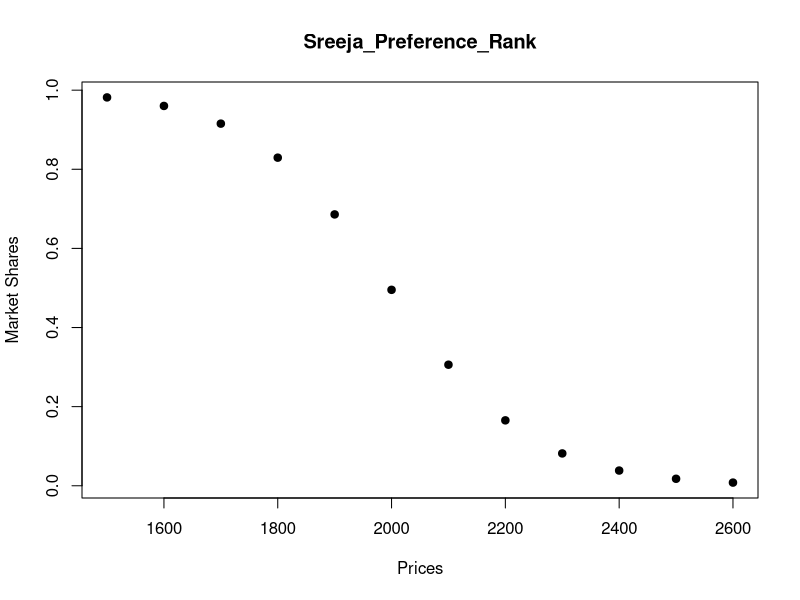
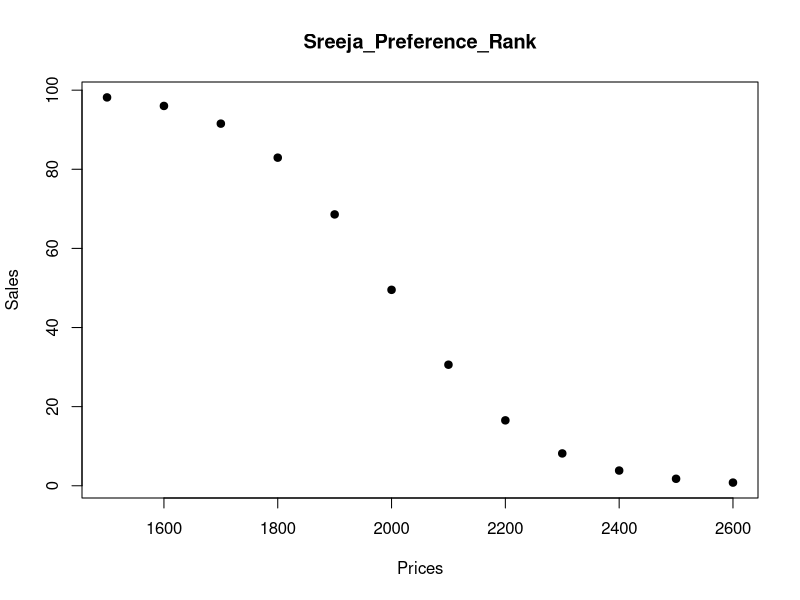
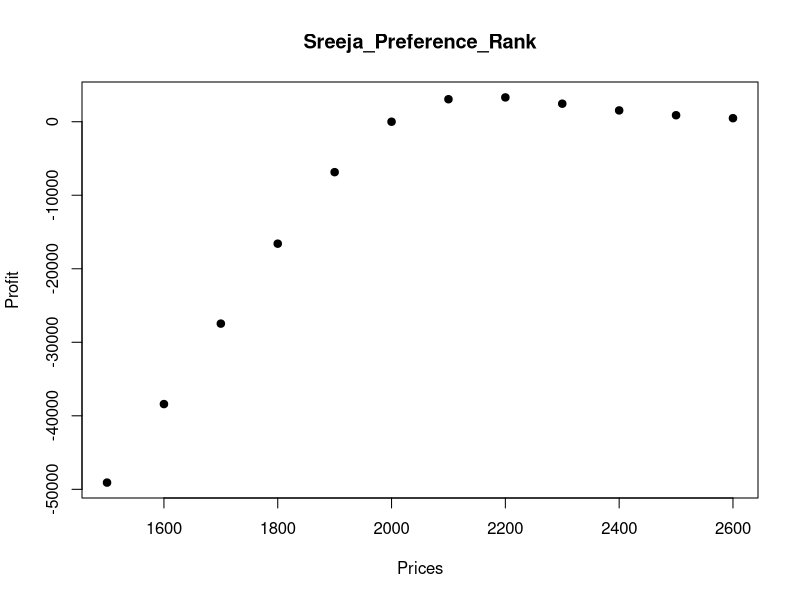
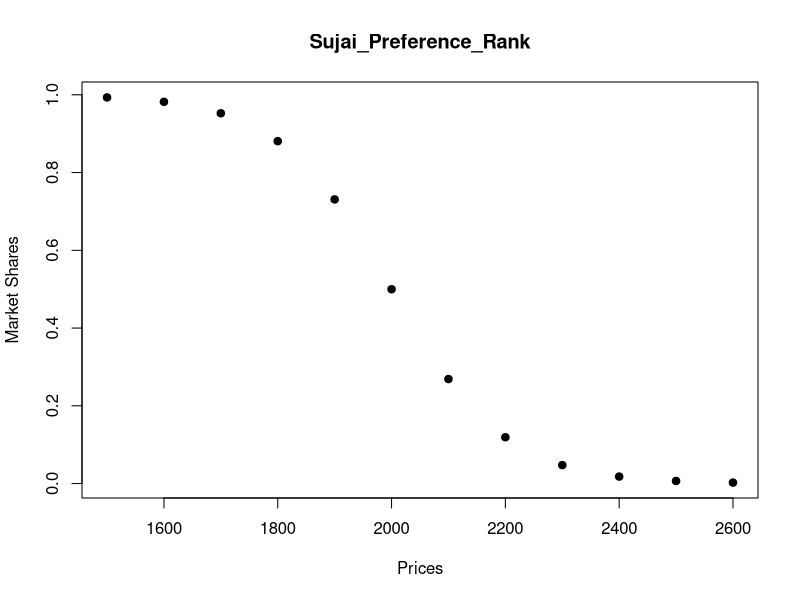
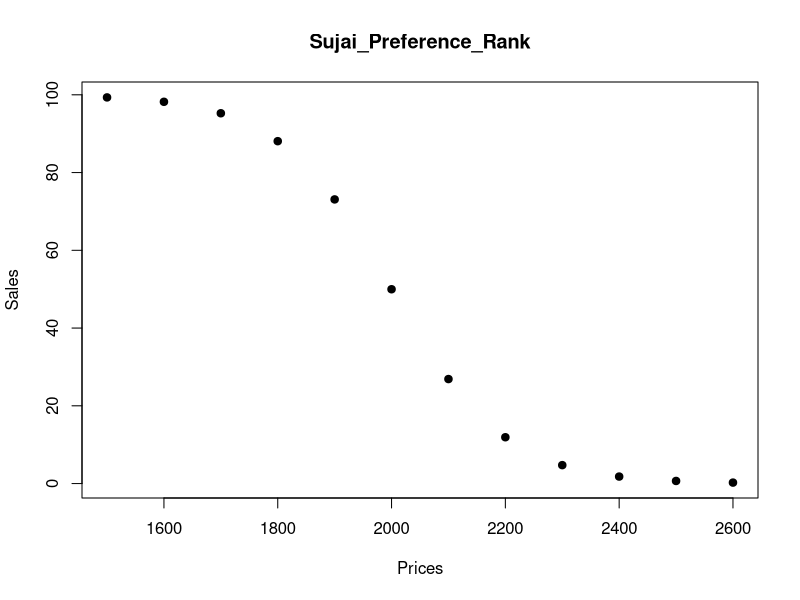
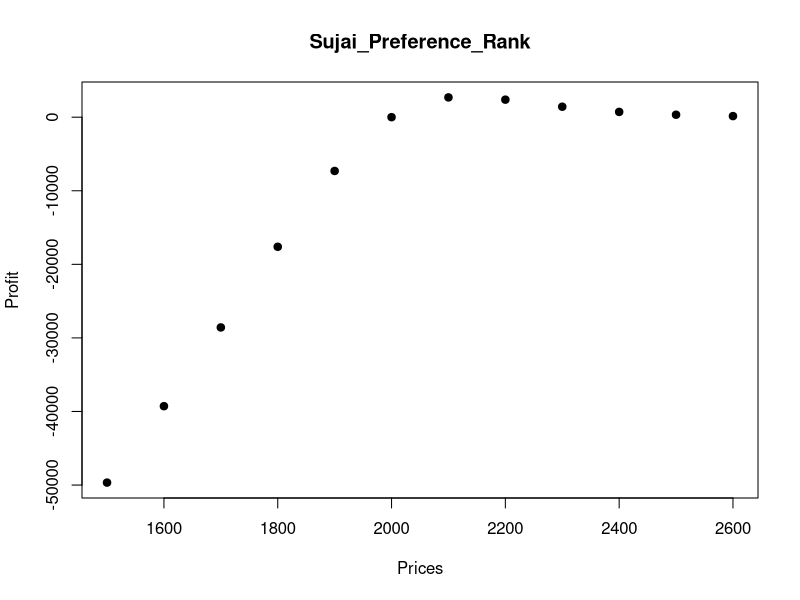
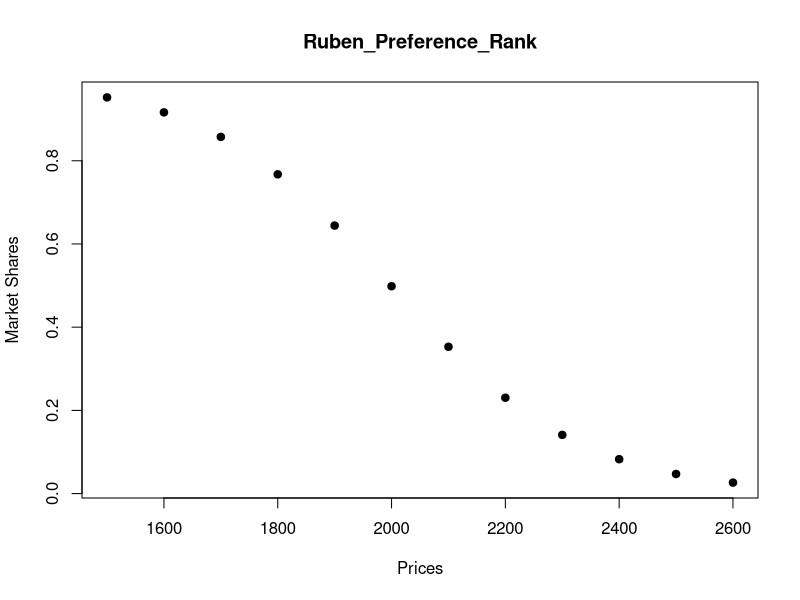
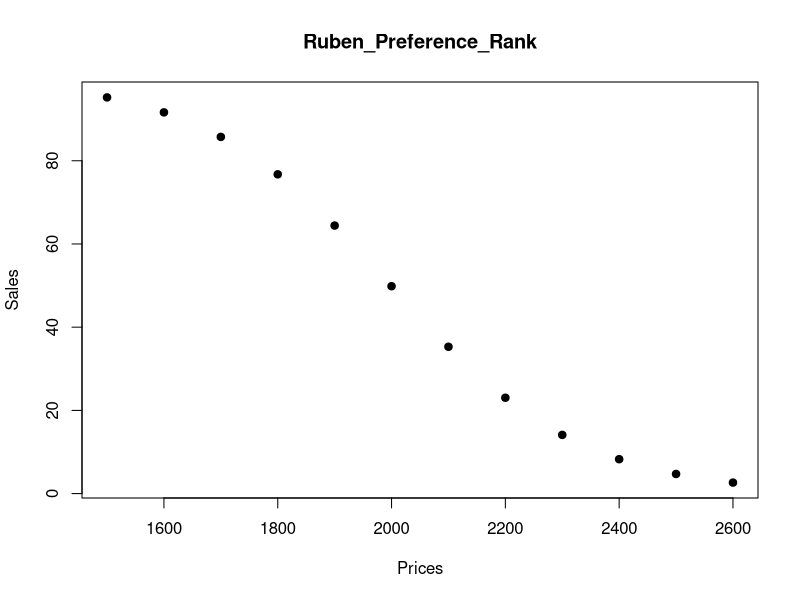

Write R code to recreate these figures, in order.
## ---- chunk 1

# Load necessary libraries
library(readxl)
library(dplyr)
library(purrr)
library(stringr)
library(ggplot2)

# Load the preferences data-sheet into a data-frame 
conjoint_data <- read_excel("TV-UserProfilePreferences.xlsx")

# Select only the columns of interest
conjoint_data <- conjoint_data %>%
  select(
    'Screen 75 inch',
    'Screen 85 inch',
    'Resolution 4K = 1',
    'Sony = 1',
    'Price (low = 0; high =1)',
    contains("Preference Rank") # Selects all columns that contain "Preference Rank"
  ) %>%
  rename(
    Screen_75_Dummy = 'Screen 75 inch',
    Screen_85_Dummy = 'Screen 85 inch',
    Resolution_4k_Dummy = 'Resolution 4K = 1',
    Brand_Sony_Dummy = 'Sony = 1',
    Price_High_Dummy = 'Price (low = 0; high =1)'
  ) %>%
  # Clean the column names by replacing spaces with underscores
  rename_with(~str_replace_all(., " ", "_"))

# View the data-frame
View(conjoint_data)

## PART 1: Part-worth for each attribute level ##

# Extract the names of all preference rank columns
preference_ranks <- names(conjoint_data)[grep("Preference_Rank", names(conjoint_data))]

# Perform Conjoint Analysis
perform_conjoint_analysis <- function(preference_ranks){
  
  # Define a function to perform linear regression for each person's preferences
  perform_regression <- function(preference_column) {
    
    # Construct the formula for the regression model
    formula <- as.formula(paste(preference_column, "~ Screen_75_Dummy + Screen_85_Dummy + Resolution_4k_Dummy + Brand_Sony_Dummy + Price_High_Dummy"))
    
    # Fit the linear model
    model <- lm(formula, data = conjoint_data)
    
    # Return a list containing the model and the preference column name
    list(model_name = preference_column, model_summary = summary(model))
  }
  
  # Apply the function to each preference rank column and store the models
  models <- map(preference_ranks, perform_regression)
  
  # Print the model summaries for each preference column
  for (model_info in models) {
    cat("\nModel for:", model_info$model_name, "\n")
    print(model_info$model_summary)
  }
  
  ## PART 2: Attribute Importance of each attribute ##
  
  # Function to calculate the range and importance for each model
  calculate_attribute_importance <- function(model_summary) {
    # Extract the coefficients from the model's summary
    coefficients <- model_summary$coefficients
    
    # The utility for the 65-inch screen is captured by the intercept.
    intercept <- coefficients["(Intercept)", "Estimate"] # Utility for the 65-inch screen
  
    screen_75 <- coefficients["Screen_75_Dummy", "Estimate"] + intercept # For the 75-inch screen
    screen_85 <- coefficients["Screen_85_Dummy", "Estimate"] + intercept # For the 85-inch screen
  
    # The range for the screen size attribute is the max utility minus the min utility across the three screen sizes.
    range_screen_size <- max(intercept, screen_75, screen_85) - min(intercept, screen_75, screen_85)
    
    # Calculate the ranges for the other attributes
    range_resolution <- abs(coefficients["Resolution_4k_Dummy", "Estimate"])
    range_brand_name <- abs(coefficients["Brand_Sony_Dummy", "Estimate"])
    range_price <- abs(coefficients["Price_High_Dummy", "Estimate"])
  
    # Calculate the sum of all ranges
    sum_of_ranges <- range_screen_size + range_resolution + range_brand_name + range_price
  
    # Calculate the importance for each attribute
    importance_screen_size <- range_screen_size / sum_of_ranges
    importance_resolution <- range_resolution / sum_of_ranges
    importance_brand_name <- range_brand_name / sum_of_ranges
    importance_price <- range_price / sum_of_ranges
    
    # Return a list of Attribute Importance
    list(
      Screen_Size_Importance = importance_screen_size,
      Resolution_Importance = importance_resolution,
      Brand_Name_Importance = importance_brand_name,
      Price_Importance = importance_price
    )
  }
  
  # Initialize a list to store importance of each attribute for all models
  attribute_importances <- list()
  
  # Loop through each model summary and calculate attribute importances
  for (i in seq_along(models)) {
    model_info <- models[[i]]
    importances <- calculate_attribute_importance(model_info$model_summary)
    attribute_importances[[model_info$model_name]] <- importances
  }
  
  # Print the attribute importances for each model
  for (model_name in names(attribute_importances)) {
    cat("\nAttribute Importances for", model_name, ":\n")
    importances <- attribute_importances[[model_name]]
    # Loop through each attribute importance and print it as a percentage
    for (attribute in names(importances)) {
      cat(attribute, ":", sprintf("%.2f%%", importances[[attribute]] * 100), "\n")
    }
  }
  
  ## PART 3: Willingness to pay for each non-price attribute level ##
  
  # Function to calculate willingness to pay for each model
  calculate_wtp <- function(model_info, price_difference) {
    # Get the coefficients
    coefficients <- model_info$model_summary$coefficients
    
    # Calculate the price part worth
    price_part_worth <- abs(coefficients["Price_High_Dummy", "Estimate"])
    
    # Calculate the value of 1 util
    one_util_value <- price_difference / price_part_worth
    
    # Calculate the willingness to pay for each attribute
    wtp_75_screen <- coefficients["Screen_75_Dummy", "Estimate"] * one_util_value
    wtp_85_screen <- coefficients["Screen_85_Dummy", "Estimate"] * one_util_value
    wtp_sony_brand <- coefficients["Brand_Sony_Dummy", "Estimate"] * one_util_value
    wtp_4k_resolution <- coefficients["Resolution_4k_Dummy", "Estimate"] * one_util_value
    
    # Return a list of WTP values
    list(
      Model_Name = model_info$model_name,
      WTP_75_Screen = wtp_75_screen,
      WTP_85_Screen = wtp_85_screen,
      WTP_Sony_Brand = wtp_sony_brand,
      WTP_4K_Resolution = wtp_4k_resolution
    )
  }
  
  # Loop through each model and calculate the Willingness to pay
  wtp_results <- lapply(models, function(model_info) {
    calculate_wtp(model_info, 500) # Replace 500 with the actual price difference
  })
  
  # Print results
  for (result in wtp_results) {
    cat("\nWillingness To Pay -",result$Model_Name, ":\n\n")
    cat("75 Inch Screen: $",result$WTP_75_Screen, "\n")
    cat("85 Inch Screen: $",result$WTP_85_Screen, "\n")
    cat("Sony Brand: $",result$WTP_Sony_Brand, "\n")
    cat("4K Resolution: $",result$WTP_4K_Resolution, "\n")
  }
  
  ## PART 4, 5 & 6: Optimal price, its associated Market Share and Maximum Profit ##
  
  # Define the cost estimate for each non-price attribute
  cost_estimates <- c("Intercept" = 1000, "Screen 75 inch" = 500, "Screen 85 inch" = 750, "Resolution 4k" = 250, "Sony Brand" = 250)
  
  # Define the market size
  market_size <- 100
  
  # Define dictionaries for each brand design
  
  # Own Brand Design
  my_design <- c("Intercept" = 1, "Screen 75 inch" = 0, "Screen 85 inch" = 1, "Resolution 4k" = 1, "Sony Brand" = 0, "Price" = 1500)
  
  # Sony Design
  sony_design <- c("Intercept" = 1, "Screen 75 inch" = 1, "Screen 85 inch" = 0, "Resolution 4k" = 1, "Sony Brand" = 1, "Price" = 2500)
  
  # Sharp Design
  sharp_design <- c("Intercept" = 1, "Screen 75 inch" = 0, "Screen 85 inch" = 1, "Resolution 4k" = 1, "Sony Brand" = 0, "Price" = 2000)
  
  # Find non-price attributes between cost_estimates and my_design
  common_attributes <- intersect(names(cost_estimates), names(my_design))
  
  # Multiply the attributes by their corresponding costs and sum them up
  net_cost_my_design <- sum(my_design[common_attributes] * cost_estimates[common_attributes])
  
  # Output the net cost for 'My Design'
  net_cost_my_design
  
  # Output the net cost for own design
  cat("\nNet cost for own design:", net_cost_my_design, "\n")
  
  # Function to calculate Optimal price, its associated Market Share and Maximum Profit for each model
  calculate_metrics <- function(model_summary) {
    
    # Extract the coefficients from the model's summary
    coefficients <- model_summary$coefficients
    
    intercept <- coefficients["(Intercept)", "Estimate"]     # For the 65-inch screen
    utility_75 <- coefficients["Screen_75_Dummy", "Estimate"] # For the 75-inch screen
    utility_85 <- coefficients["Screen_85_Dummy", "Estimate"] # For the 85-inch screen
    
    # Calculate the ranges for the other attributes
    utility_4k <- coefficients["Resolution_4k_Dummy", "Estimate"]
    utility_sony <- coefficients["Brand_Sony_Dummy", "Estimate"]
    utility_price <- coefficients["Price_High_Dummy", "Estimate"]
    
    design_pref <- c("Intercept" = intercept, "Screen 75 inch" = utility_75, "Screen 85 inch" = utility_85, "Resolution 4k" = utility_4k, "Sony Brand" = utility_sony,    "Price" = utility_price)
    
    common_attributes <- intersect(names(design_pref), names(my_design))
    
    max_profit <- 0
    
    list_metrics <- list()
    list_shares <- list()
    list_profits <- list()
    list_sales <- list()
    
    for (price in seq(1500, 2600, by = 100)) {
      my_design <- c("Intercept" = 1, "Screen 75 inch" = 0, "Screen 85 inch" = 1, "Resolution 4k" = 1, "Sony Brand" = 0, "Price" = price)
      
      utility_mydesign <- sum(my_design[common_attributes[-length(common_attributes)]] * design_pref[common_attributes[-length(common_attributes)]])+utility_price*(price-2000) / (2500-2000)
      utility_sony <- sum(sony_design[common_attributes[-length(common_attributes)]] * design_pref[common_attributes[-length(common_attributes)]])+utility_price*(2500-2000)/ (2500-2000)
      utility_sharp <- sum(sharp_design[common_attributes[-length(common_attributes)]] * design_pref[common_attributes[-length(common_attributes)]])+utility_price*(2000-2000)/ (2500-2000)
    
      attractiveness_mydesign <- exp(utility_mydesign)
      attractiveness_sony <- exp(utility_sony)
      attractiveness_sharp <- exp(utility_sharp)
      
      total_attractiveness <- attractiveness_mydesign + attractiveness_sony + attractiveness_sharp
    
      market_share <- attractiveness_mydesign/total_attractiveness
      list_shares <- c(list_shares, market_share)
      
      sales <- market_share*market_size
      list_sales <- c(list_sales,sales)
      
      margin <- price - net_cost_my_design
      
      profit <- margin*sales
      list_profits <- c(list_profits, profit)
    
      if (profit > max_profit) {
        max_profit <- profit
        optimal_price <- price
        optimal_market_share <- market_share
        # List of metrics
        list_metrics <- list(
          max_profit = profit,
          optimal_price = price,
          optimal_market_share = market_share
          )
        }
    }
    # Return the list of metrics
    list(list_metrics, list_shares, list_profits, list_sales)
  }
  
  # Initialize a list to store the price, profit and market share metrics for all models
  product_metrics <- list()
  
  # Initialize lists to store the profit and market share metrics for all models
  list_market_shares <- list()
  list_profits <- list()
  list_sales <- list()
  
  # Loop through each model summary and calculate Optimal price, its associated Market Share and Maximum Profit
  for (i in seq_along(models)) {
    model_info <- models[[i]]
    metrics <- calculate_metrics(model_info$model_summary)
    product_metrics[[model_info$model_name]] <- metrics[[1]]
    list_market_shares[[model_info$model_name]] <- metrics[[2]]
    list_profits[[model_info$model_name]] <- metrics[[3]]
    list_sales[[model_info$model_name]] <- metrics[[4]]
  }
  
  # Print the product product_metrics for each model
  for (model_name in names(product_metrics)) {
    cat("\nMetrics for", model_name, ":\n")
    metrics <- product_metrics[[model_name]]
    # Print the results
    for (metric in names(metrics)) {
      cat(metric, ":", metrics[[metric]], "\n")
    }
    seq <- seq(1500, 2600, by = 100) 
    plot(seq, list_market_shares[[model_name]], main = model_name, xlab="Prices", ylab="Market Shares", pch=19)
    plot(seq, list_sales[[model_name]], main = model_name, xlab="Prices", ylab="Sales", pch=19)
    plot(seq, list_profits[[model_name]], main = model_name, xlab="Prices", ylab="Profit", pch=19)
  }
}

# Call the function to perform conjoint analysis
perform_conjoint_analysis(preference_ranks)
